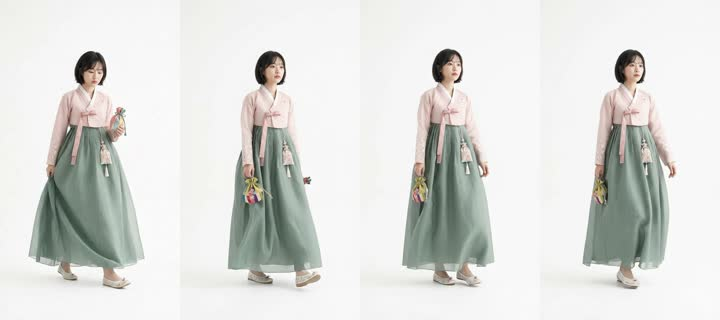
#> input picture motion/production/ticket-travel/synced-transition-v1/source-contact.jpg, 720 x 320 px
$ python -i compose_chromakey_ticket_reel.py   (imports and definitions only)
#> lines starting #> are read from the running program, lines starting #| are printed output that depends on the picture; after the words box and inside, x2 and y2 are one past the last pixel; in counts of white or black regions, pixels touching at a corner belong together
#> further down, picture is the input picture: shape (320, 720, 3); mean B, G, R 218.7, 221.7, 220.7
"""Compose person-only green-screen Flow clips over fixed ticket artwork.

This is the deterministic fallback for Flow generations that still redraw the
person or the ticket.  Flow should generate only the actor on a solid green
background.  This compositor keys that green, estimates the actor bbox on
each frame, and applies a per-frame affine scale/translation to the fixed
``PERSON_BOX``.  Tickets are rendered by this script, so their typography and
geometry never change.

Input contract
--------------
Four clips, in order, must be 9:16 H.264 exports from Flow with a solid
RGB(0,255,0) background and the same walking action.  The clip may contain
any duration.  The first and last frame should match the supplied clean
plates.  Use ``--clip`` four times and ``--ticket`` four times.  The script
outputs an exact 13-second 720x1280 H.264/AAC reel.

Example::

    python scripts/compose_chromakey_ticket_reel.py \
      --clip flow/01.mp4 --clip flow/02.mp4 --clip flow/03.mp4 --clip flow/04.mp4 \
      --ticket assets/image-first/tickets/01-seoul-ticket.png ... \
      --output output/chromakey-ticket-13s.mp4
"""
from __future__ import annotations

import argparse
import shutil
import subprocess
import tempfile
from pathlib import Path

import numpy as np
from PIL import Image
from scipy import ndimage


ROOT = Path(__file__).resolve().parents[1]
SIZE = (720, 1280)
FPS = 24
PERSON_BOX = (150, 170, 570, 1180)
GREEN = np.array([0, 255, 0], dtype=np.uint8)
TARGET_DURATIONS = (6.5, 2.5, 2.0, 2.0)


# [10 lines left out: function _probe, not called in this run]


def _key_and_normalize(frame: np.ndarray) -> np.ndarray:
    """Return RGBA actor normalized to PERSON_BOX, or transparent if absent."""
    rgb = frame[..., ::-1] if frame.shape[2] == 3 else frame
    r, g, b = rgb[..., 0].astype(np.int16), rgb[..., 1].astype(np.int16), rgb[..., 2].astype(np.int16)
    green = (g > 90) & (g - r > 28) & (g - b > 28) & (g > r * 1.18) & (g > b * 1.18)
#> green: shape (320, 720) bool; every value is 0
    subject = ~green
#> subject: shape (320, 720) bool; every value is 1
    subject = ndimage.binary_opening(subject, iterations=1)
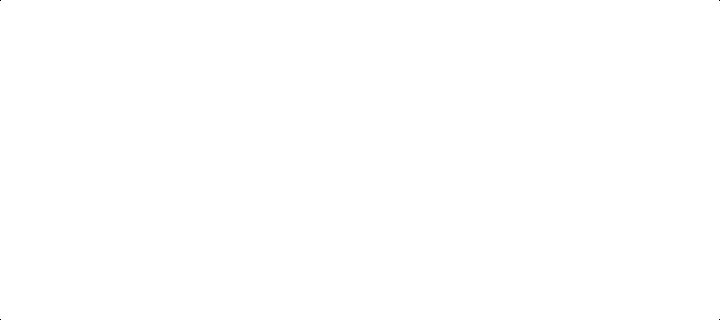
#> subject: shape (320, 720) bool; 100% white; black in thin lines or dots
    subject = ndimage.binary_closing(subject, iterations=2)
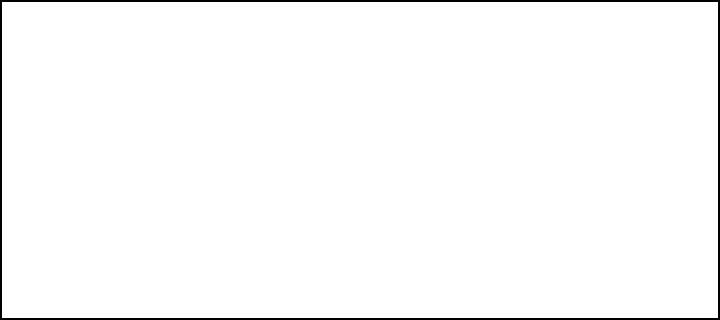
#> subject: shape (320, 720) bool; 98.2% white; 1 black region, box (x1, y1, x2, y2) and area: (0, 0, 720, 320) 4144
    labels, count = ndimage.label(subject)
#> count = 1
    if count == 0:
        return np.zeros((*SIZE[::-1], 4), dtype=np.uint8)
    sizes = np.bincount(labels.ravel())
#> sizes = [4144, 226256]
    sizes[0] = 0
    label = int(np.argmax(sizes))
#> label = 1
    subject = labels == label
    bbox = Image.fromarray(subject.astype(np.uint8) * 255).getbbox()
#> bbox = (2, 2, 718, 318)
    if not bbox:
        return np.zeros((*SIZE[::-1], 4), dtype=np.uint8)
    # Remove contaminated green fringe by taking only the eroded interior.
    core = ndimage.binary_erosion(subject, iterations=2)
#> core: shape (320, 720) bool; 96.4% white; 1 black region, box (x1, y1, x2, y2) and area: (0, 0, 720, 320) 8256
    if not core.any():
        core = subject
    _, indices = ndimage.distance_transform_edt(~core, return_indices=True)
    clean = rgb.copy()
    shell = subject & ~core
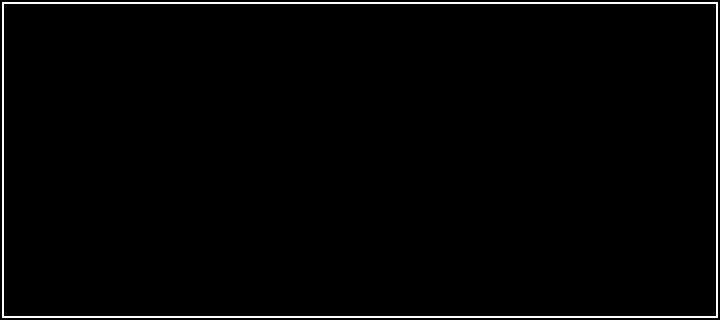
#> shell: shape (320, 720) bool; 1.8% white in thin lines or dots
    clean[shell] = rgb[indices[0][shell], indices[1][shell]]
#> clean: shape (320, 720, 3); mean R, G, B 220.7, 221.7, 218.7
    crop = clean[bbox[1] : bbox[3], bbox[0] : bbox[2]]
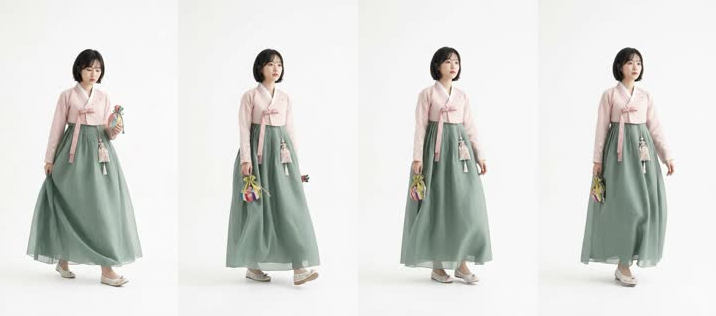
#> crop: shape (316, 716, 3); mean R, G, B 220.3, 221.3, 218.2
    crop_mask = core[bbox[1] : bbox[3], bbox[0] : bbox[2]]
#> crop_mask: shape (316, 716) bool; 98.2% white; 1 black region, box (x1, y1, x2, y2) and area: (0, 0, 716, 316) 4112
    w, h = PERSON_BOX[2] - PERSON_BOX[0], PERSON_BOX[3] - PERSON_BOX[1]
    fg = np.asarray(Image.fromarray(crop).resize((w, h), Image.Resampling.LANCZOS))
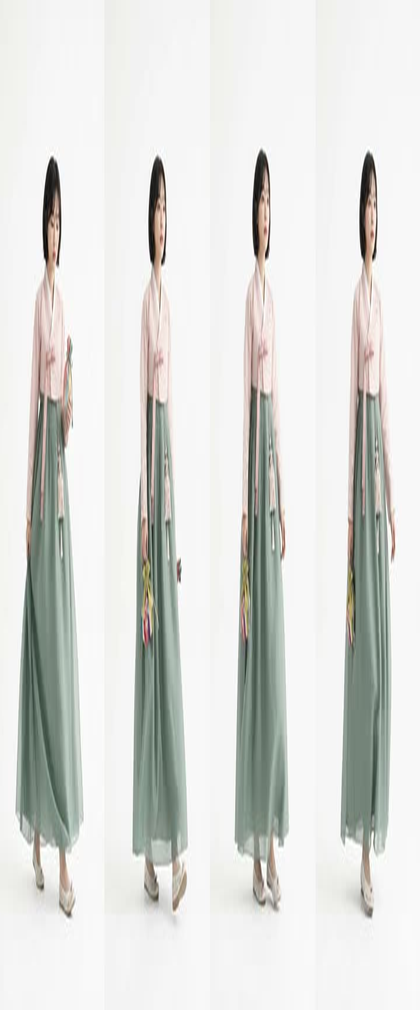
#> fg: shape (1010, 420, 3); mean R, G, B 220.3, 221.3, 218.2
    alpha = np.asarray(Image.fromarray((crop_mask * 255).astype(np.uint8)).resize((w, h), Image.Resampling.LANCZOS))
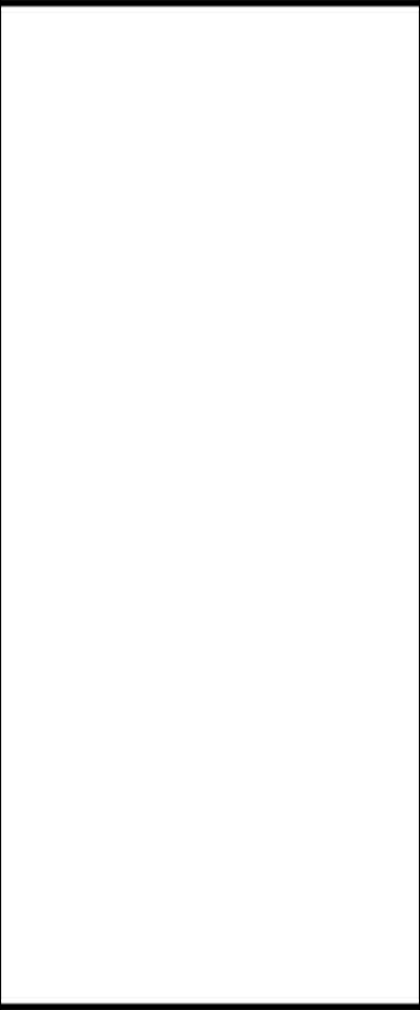
#> alpha: shape (1010, 420); min 0, max 255, mean 250.3
    rgba = np.zeros((*SIZE[::-1], 4), dtype=np.uint8)
    rgba[PERSON_BOX[1] : PERSON_BOX[3], PERSON_BOX[0] : PERSON_BOX[2], :3] = fg
    rgba[PERSON_BOX[1] : PERSON_BOX[3], PERSON_BOX[0] : PERSON_BOX[2], 3] = alpha
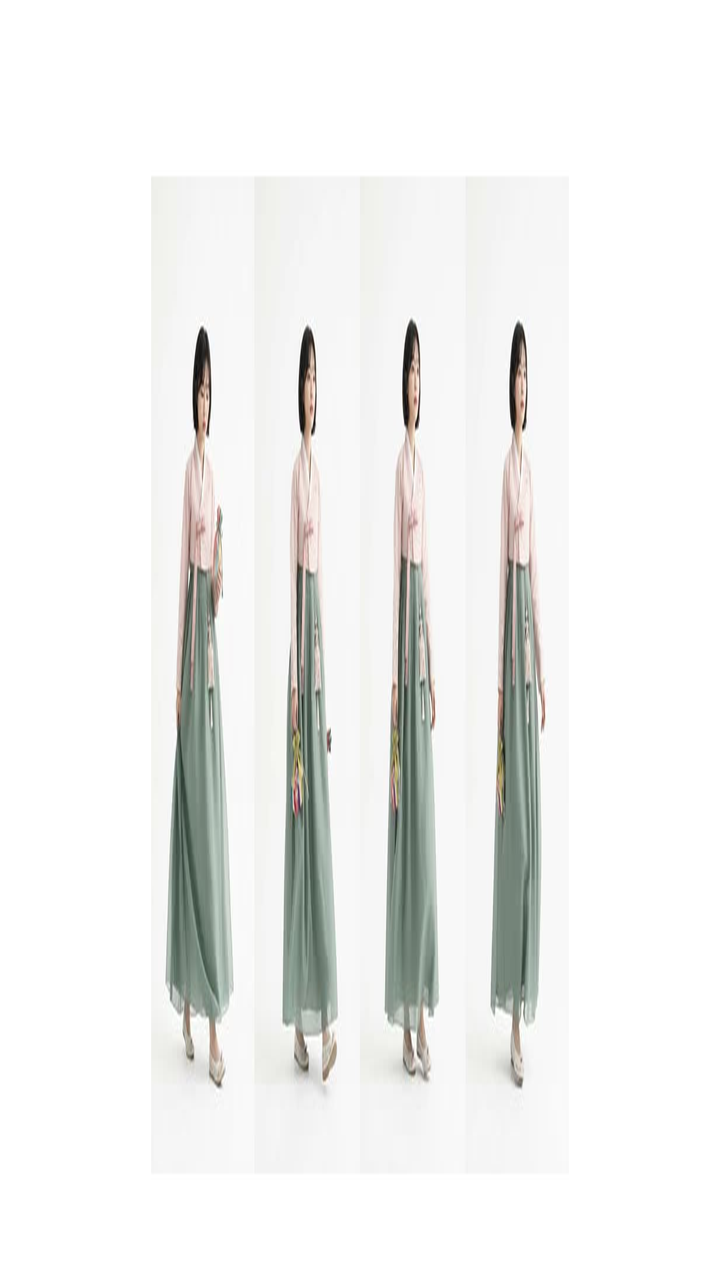
#> rgba: shape (1280, 720, 4); mean R, G, B, A 101.4, 101.8, 100.4, 115.2; transparent parts drawn white
    return rgba


# [76 lines left out: functions _read_frames, _render_segment, main, not called in this run]


# [2 lines not run here, left out]

>>> import cv2
>>> picture = cv2.imread('../synced-transition-v1/source-contact.jpg')
>>> result = _key_and_normalize(picture)
